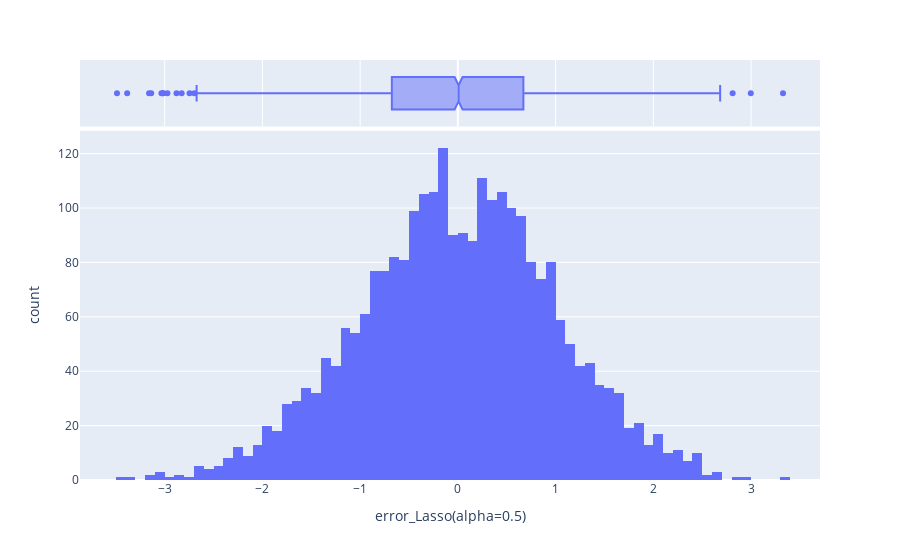

Source (notebook cell):
### Code cell
df_r = ajusta_modelo_lineal(df, X_st, y, tgt='c_grand_total', modelo=lasso)

### Figure 1 — Plotly figure (JSON) as saved in the notebook; plotly's stock layout.template omitted (floating-point values rounded to 4 significant figures; data arrays with more than 128 entries replaced by an {"elided": "..."} marker saying what was removed)
{"data": [{"alignmentgroup": "True", "bingroup": "x", "hovertemplate": "error_Lasso(alpha=0.5)=%{x}<br>count=%{y}<extra></extra>", "legendgroup": "", "marker": {"color": "#636efa", "pattern": {"shape": ""}}, "name": "", "offsetgroup": "", "orientation": "v", "showlegend": false, "type": "histogram", "x": {"elided": "2666 float values"}, "xaxis": "x", "yaxis": "y"}, {"alignmentgroup": "True", "hovertemplate": "error_Lasso(alpha=0.5)=%{x}<extra></extra>", "legendgroup": "", "marker": {"color": "#636efa"}, "name": "", "notched": true, "offsetgroup": "", "showlegend": false, "type": "box", "x": {"elided": "2666 float values"}, "xaxis": "x2", "yaxis": "y2"}], "layout": {"barmode": "relative", "legend": {"tracegroupgap": 0}, "margin": {"t": 60}, "xaxis": {"anchor": "y", "domain": [0, 1], "title": {"text": "error_Lasso(alpha=0.5)"}}, "xaxis2": {"anchor": "y2", "domain": [0, 1], "matches": "x", "showgrid": true, "showticklabels": false}, "yaxis": {"anchor": "x", "domain": [0, 0.8316], "title": {"text": "count"}}, "yaxis2": {"anchor": "x2", "domain": [0.8416, 1], "matches": "y2", "showgrid": false, "showline": false, "showticklabels": false, "ticks": ""}}}
